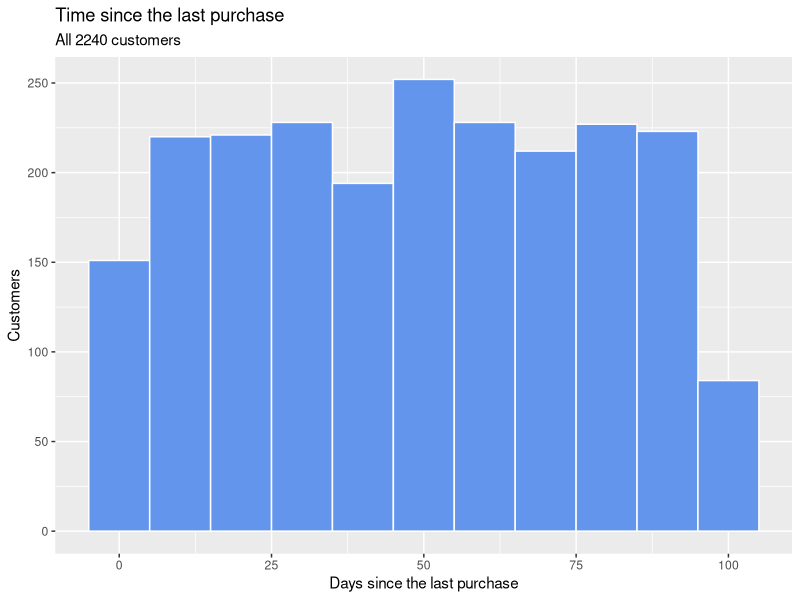
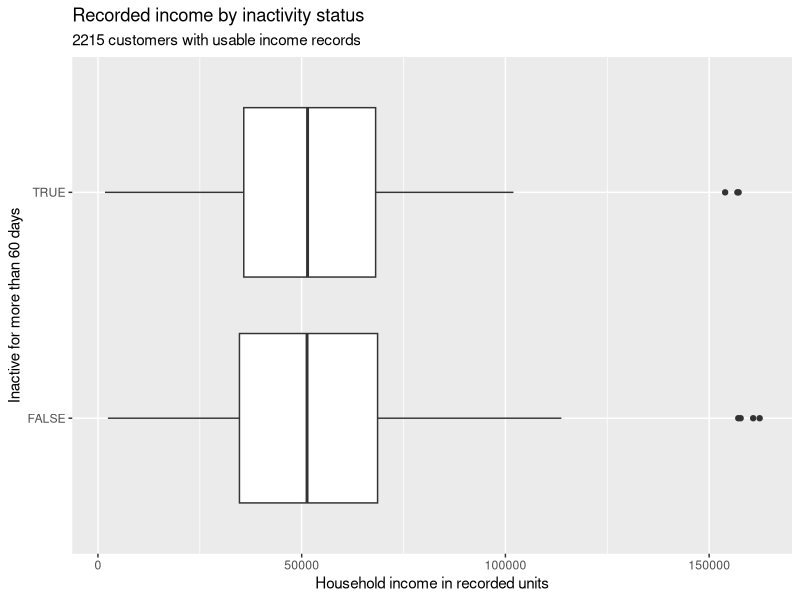
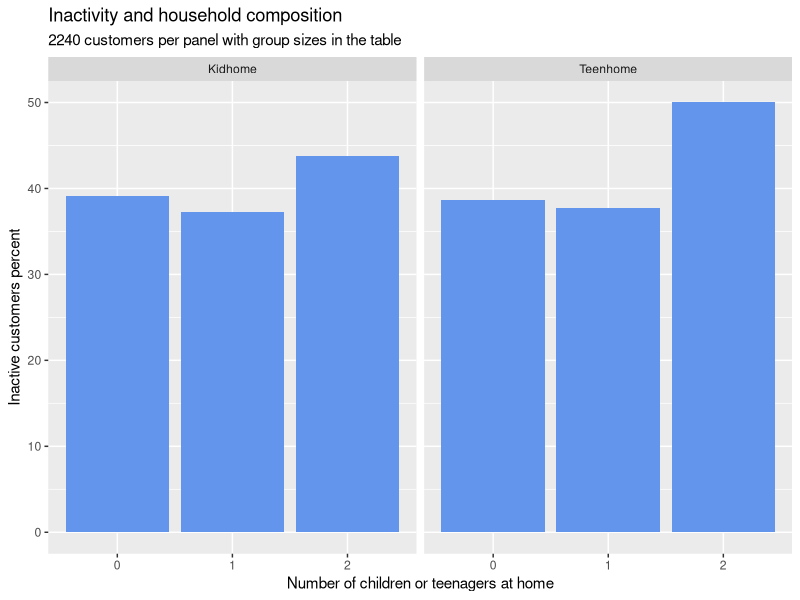

Reproduce these figures in R, in order.
## ---- chunk 1
library(tidyverse)

ifood_raw <- read_csv("ifood.csv", show_col_types = FALSE)
## ---- chunk 2
ifood_raw |>
  summarize(customers = n(),
            min_recency = min(Recency),
            max_recency = max(Recency))

ifood_raw |>
  select(ID, Recency, MntWines:MntGoldProds) |>
  drop_na() |>
  summarize(complete_records = n())

# An empty result means no customer ID occurs more than once.
ifood_raw |>
  count(ID) |>
  filter(n > 1)
## ---- chunk 3
ifood <- ifood_raw |>
  mutate(
    inactive = Recency > 60,
    product_spending = MntWines + MntFruits + MntMeatProducts +
      MntFishProducts + MntSweetProducts + MntGoldProds
  )
## ---- chunk 4
ifood |>
  count(inactive) |>
  mutate(percent = 100 * n / sum(n))
## ---- chunk 5
#| fig-width: 6.5
#| fig-height: 3
ifood |>
  ggplot(aes(x = Recency)) +
  geom_histogram(binwidth = 10, fill = "cornflowerblue",
                 color = "white") +
  labs(title = "Time since the last purchase",
       subtitle = "All 2240 customers",
       x = "Days since the last purchase", y = "Customers")
## ---- chunk 6
income_data <- ifood |>
  drop_na(Income) |>
  filter(Income >= 0, Income <= 200000)

income_data |>
  group_by(inactive) |>
  summarize(customers = n(),
            average_income = mean(Income),
            median_income = median(Income))
## ---- chunk 7
#| fig-width: 6.5
#| fig-height: 3
income_data |>
  ggplot(aes(x = Income, y = as.character(inactive))) +
  geom_boxplot() +
  labs(title = "Recorded income by inactivity status",
       subtitle = "2215 customers with usable income records",
       x = "Household income in recorded units",
       y = "Inactive for more than 60 days")
## ---- chunk 8
ifood |>
  drop_na(Year_Birth) |>
  filter(Year_Birth >= 1920) |>
  mutate(born_before_1960 = Year_Birth < 1960) |>
  group_by(born_before_1960) |>
  summarize(customers = n(), inactive_customers = sum(inactive)) |>
  mutate(inactive_percent = 100 * inactive_customers / customers)
## ---- chunk 9
household_summary <- ifood |>
  select(inactive, Kidhome, Teenhome) |>
  pivot_longer(c(Kidhome, Teenhome),
               names_to = "measure", values_to = "number_at_home") |>
  group_by(measure, number_at_home) |>
  summarize(customers = n(), inactive_customers = sum(inactive),
            .groups = "drop") |>
  mutate(inactive_percent = 100 * inactive_customers / customers)

household_summary
## ---- chunk 10
#| fig-width: 6.5
#| fig-height: 3
household_summary |>
  ggplot(aes(x = as.character(number_at_home),
             y = inactive_percent)) +
  geom_col(fill = "cornflowerblue") +
  facet_wrap(~ measure) +
  labs(title = "Inactivity and household composition",
       subtitle = "2240 customers per panel with group sizes in the table",
       x = "Number of children or teenagers at home",
       y = "Inactive customers percent")
## ---- chunk 11
ifood |>
  group_by(Complain) |>
  summarize(customers = n(), inactive_customers = sum(inactive)) |>
  mutate(inactive_percent = 100 * inactive_customers / customers)
## ---- chunk 12
ifood |>
  mutate(enrollment_year = year(Dt_Customer)) |>
  group_by(enrollment_year) |>
  summarize(customers = n(), inactive_customers = sum(inactive)) |>
  mutate(inactive_percent = 100 * inactive_customers / customers)
## ---- chunk 13
high_spenders <- ifood |>
  slice_max(product_spending, n = 560)

high_spenders |>
  summarize(customers = n(), lowest_spending = min(product_spending))

priority_customers <- high_spenders |>
  filter(inactive == TRUE)
## ---- chunk 14
audience_summary <- ifood |>
  group_by(inactive) |>
  summarize(base_customers = n(), base_spending = sum(product_spending))

audience_summary
## ---- chunk 15

priority_summary <- priority_customers |>
  group_by(inactive) |>
  summarize(customers = n(), total_spending = sum(product_spending)) |>
  left_join(audience_summary, join_by(inactive)) |>
  mutate(
    customer_percent = 100 * customers / base_customers,
    spending_percent = 100 * total_spending / base_spending
  ) |>
  select(customers, total_spending, customer_percent, spending_percent)

priority_summary
